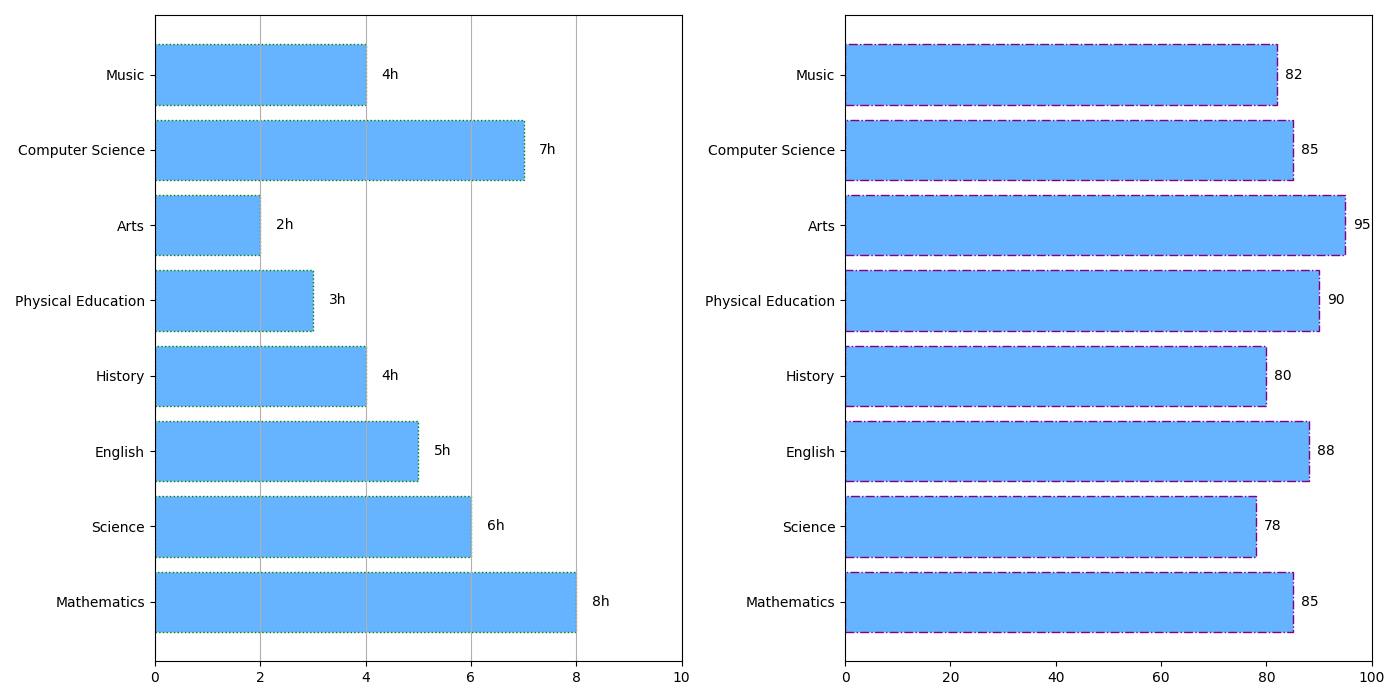

Recreate this plot in Python.
import matplotlib.pyplot as plt
import numpy as np

subjects = ['Mathematics', 'Science', 'English', 'History', 'Physical Education', 'Arts', 'Computer Science', 'Music']
study_hours = [8, 6, 5, 4, 3, 2, 7, 4]
average_grades = [85, 78, 88, 80, 90, 95, 85, 82]

# Using a single consistent color for all data groups
single_color = '#66B3FF'

fig, (ax1, ax2) = plt.subplots(1, 2, figsize=(14, 7))

ax1.barh(subjects, study_hours, color=single_color, edgecolor='green', linestyle='dotted')
ax1.set_xlim(0, max(study_hours) + 2)
ax1.xaxis.grid(True)

for idx, value in enumerate(study_hours):
    ax1.text(value + 0.3, idx, f'{value}h', va='center', fontsize=10)

ax2.barh(subjects, average_grades, color=single_color, edgecolor='purple', linestyle='dashdot')
ax2.set_xlim(0, 100)

for idx, value in enumerate(average_grades):
    ax2.text(value + 1.5, idx, f'{value}', va='center', fontsize=10)

plt.tight_layout()
plt.show()
